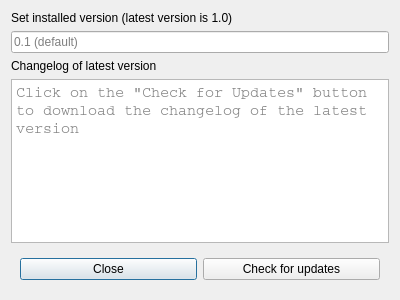
<?xml version="1.0" encoding="UTF-8"?>
<ui version="4.0">
 <class>Example</class>
 <widget class="QDialog" name="Example">
  <property name="geometry">
   <rect>
    <x>0</x>
    <y>0</y>
    <width>400</width>
    <height>300</height>
   </rect>
  </property>
  <property name="windowTitle">
   <string>QSimpleUpdater Example</string>
  </property>
  <layout class="QVBoxLayout" name="verticalLayout">
   <item>
    <widget class="QLabel" name="versionLabel">
     <property name="text">
      <string>Set installed version (latest version is 1.0)</string>
     </property>
    </widget>
   </item>
   <item>
    <widget class="QLineEdit" name="versionLineEdit">
     <property name="placeholderText">
      <string>0.1 (default)</string>
     </property>
     <property name="clearButtonEnabled">
      <bool>true</bool>
     </property>
    </widget>
   </item>
   <item>
    <widget class="QLabel" name="changelogLabel">
     <property name="text">
      <string>Changelog of latest version</string>
     </property>
    </widget>
   </item>
   <item>
    <widget class="QPlainTextEdit" name="changelogTextEdit">
     <property name="font">
      <font>
       <family>Courier</family>
       <pointsize>11</pointsize>
      </font>
     </property>
     <property name="autoFillBackground">
      <bool>false</bool>
     </property>
     <property name="undoRedoEnabled">
      <bool>false</bool>
     </property>
     <property name="readOnly">
      <bool>true</bool>
     </property>
     <property name="backgroundVisible">
      <bool>false</bool>
     </property>
     <property name="placeholderText">
      <string>Click on the &quot;Check for Updates&quot; button to download the changelog of the latest version</string>
     </property>
    </widget>
   </item>
   <item>
    <widget class="QWidget" name="widget" native="true">
     <layout class="QHBoxLayout" name="horizontalLayout">
      <item>
       <widget class="QPushButton" name="closeButton">
        <property name="text">
         <string>Close</string>
        </property>
       </widget>
      </item>
      <item>
       <widget class="QPushButton" name="updatesButton">
        <property name="text">
         <string>Check for updates</string>
        </property>
       </widget>
      </item>
     </layout>
    </widget>
   </item>
  </layout>
 </widget>
 <resources/>
 <connections/>
</ui>
